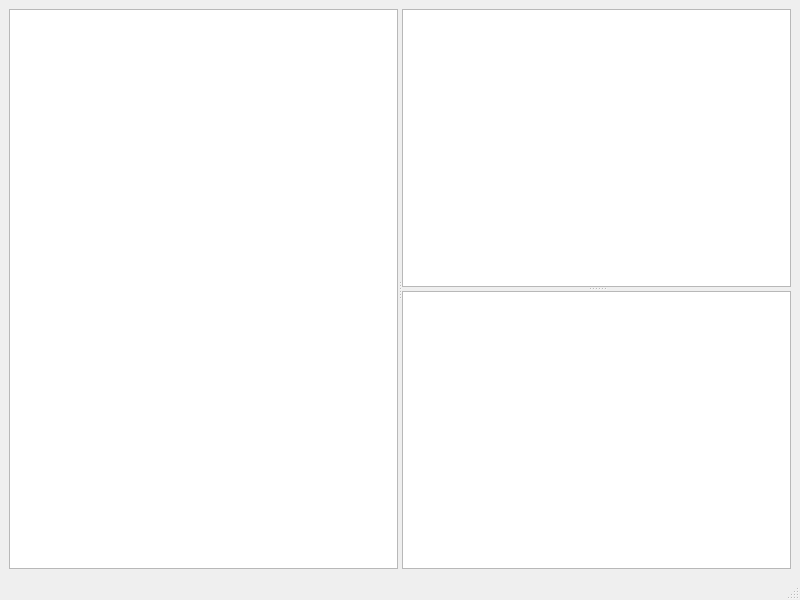
<?xml version="1.0" encoding="UTF-8"?>
<ui version="4.0">
 <class>MainWindow</class>
 <widget class="QMainWindow" name="MainWindow">
  <property name="geometry">
   <rect>
    <x>0</x>
    <y>0</y>
    <width>800</width>
    <height>600</height>
   </rect>
  </property>
  <property name="windowTitle">
   <string>MainWindow</string>
  </property>
  <widget class="QWidget" name="centralwidget">
   <layout class="QGridLayout" name="gridLayout">
    <item row="0" column="0">
     <widget class="QSplitter" name="splitter_2">
      <property name="orientation">
       <enum>Qt::Horizontal</enum>
      </property>
      <widget class="QPlainTextEdit" name="plainTextEdit"/>
      <widget class="QSplitter" name="splitter">
       <property name="orientation">
        <enum>Qt::Vertical</enum>
       </property>
       <widget class="QPlainTextEdit" name="plainTextEdit_2"/>
       <widget class="QPlainTextEdit" name="plainTextEdit_3"/>
      </widget>
     </widget>
    </item>
   </layout>
  </widget>
  <widget class="QMenuBar" name="menubar">
   <property name="geometry">
    <rect>
     <x>0</x>
     <y>0</y>
     <width>800</width>
     <height>24</height>
    </rect>
   </property>
  </widget>
  <widget class="QStatusBar" name="statusbar"/>
 </widget>
 <resources/>
 <connections/>
</ui>
